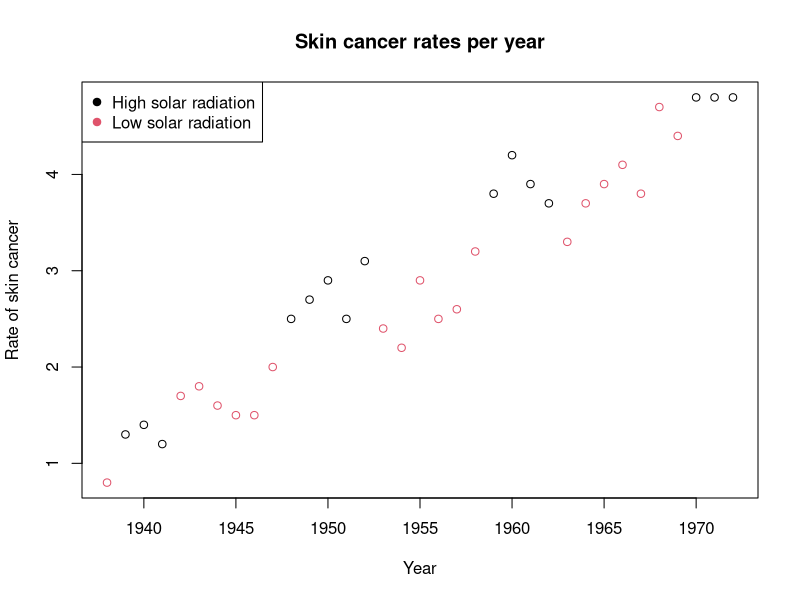

Source code (R):
## ---- chunk 1
fish_diet <- c(9, 12, 10, 14, 2, 0, 0)
norm_diet <- c(-6, 0, 1, 2, -3, -4, 2)
delta <- fish_diet - norm_diet
t.test(delta)
## ---- chunk 2
sun_data <- read.csv('data/SolarRadiationSkinCancer.csv')

# Plot
plot(sun_data$Year, sun_data$CancerRate, 
     main="Skin cancer rates per year", 
     col=factor(sun_data$SunspotActivity),
     xlab="Year", ylab="Rate of skin cancer"
)

# Legend
legend("topleft", 
       legend=paste(levels(factor(sun_data$SunspotActivity)), 
       "solar radiation"), 
       pch=19, 
       col=factor(levels(factor(sun_data$SunspotActivity)))
)
